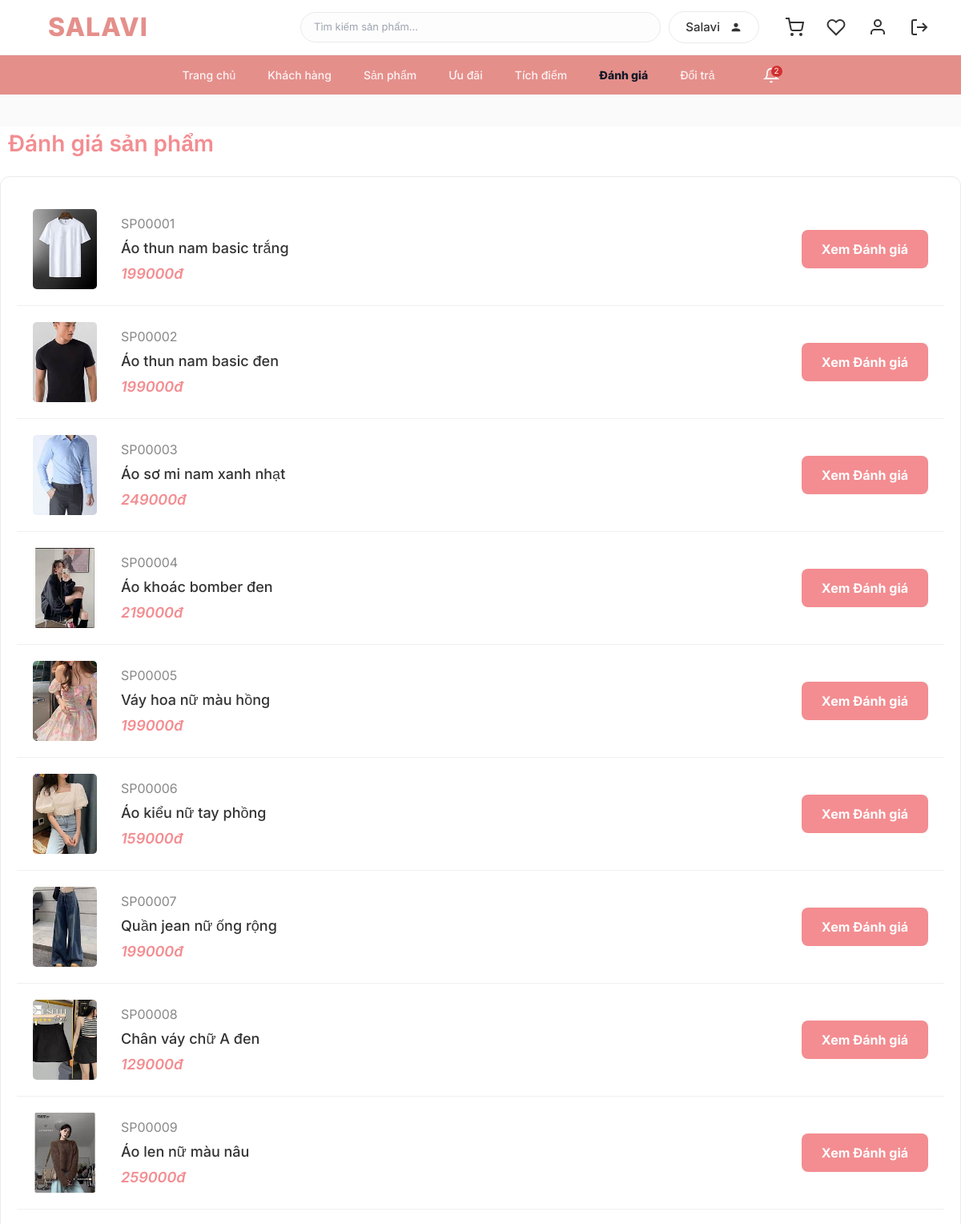
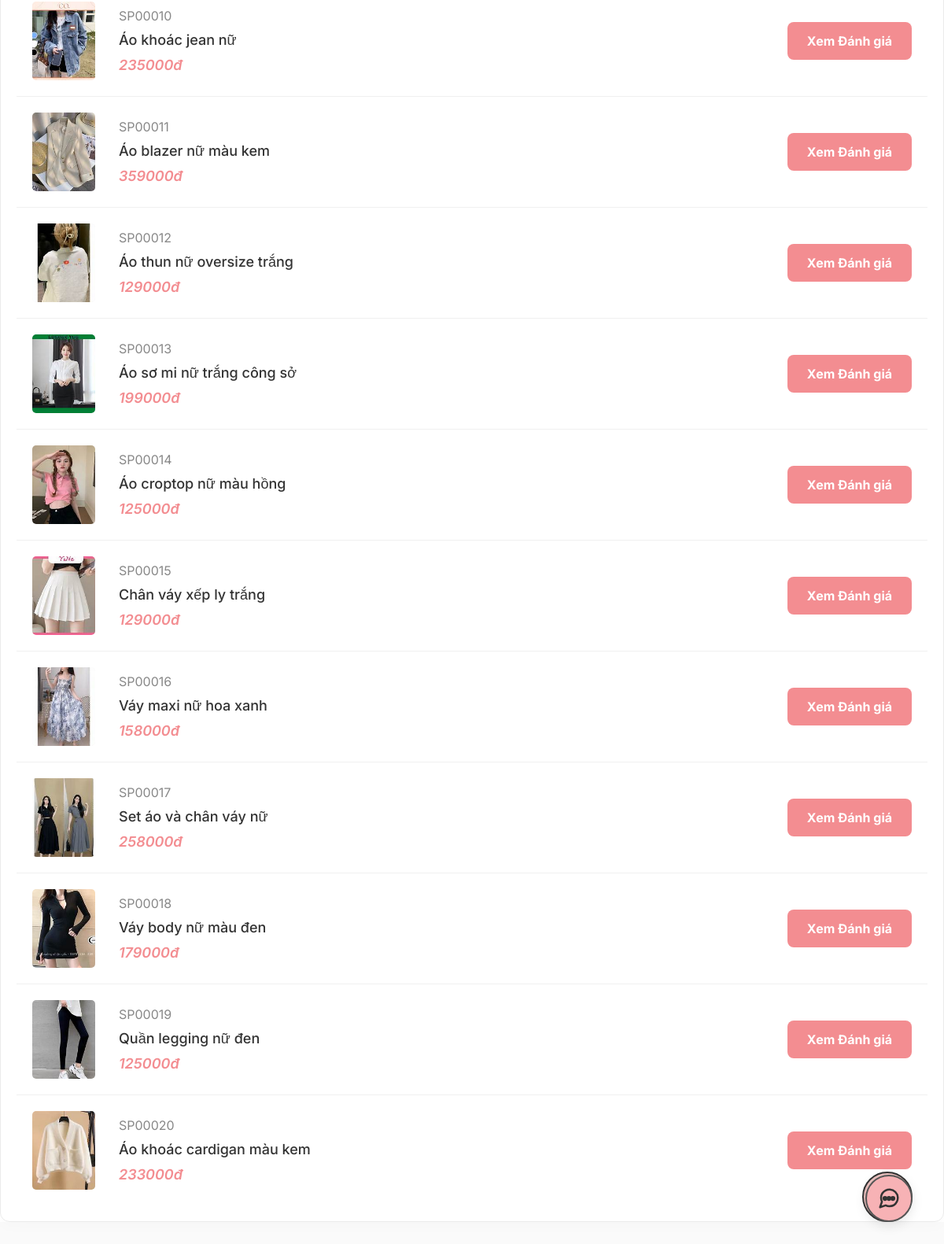
The page /danh-gia/ on the database its author committed (2 pictures, top to bottom).
### products/models.py (models this page shows, shortened)
class SanPham(models.Model):
    MaSP = models.CharField(max_length=10, primary_key=True)
    TenSP = models.CharField(max_length=100)
    MoTa = models.CharField(max_length=200, null=True, blank=True)
    Gia = models.DecimalField(max_digits=18, decimal_places=2)
    HinhAnh = models.ImageField(upload_to='sanpham/')

### cskh/views.py (the view)
# urls.py: path('danh-gia/', views.quan_ly_danh_gia_view, name='quan_ly_danh_gia'),
def quan_ly_danh_gia_view(request):
    danh_sach_sp = SanPham.objects.all()
    return render(request, 'cskh/quan_ly_danh_gia.html', {'danh_sach_sp': danh_sach_sp})

### cskh/templates/cskh/quan_ly_danh_gia.html (shortened to what this page needs)
{% extends 'base.html' %}
{% block content %}
<div class="review-container">
    <h1 class="page-title">Đánh giá sản phẩm</h1>
    <div class="product-list">
        {% for sp in danh_sach_sp %}
        <div class="product-item">
            {% if sp.HinhAnh %}
            <img src="{{ sp.HinhAnh.url }}" alt="{{ sp.TenSP }}" class="product-img">
            {% else %}
            <div class="product-img" style="display:flex; align-items:center; justify-content:center; color:#999; font-size:12px; background: #fdf2f2;">No Image</div>
            {% endif %}
            <div class="product-info">
                <div class="product-code">{{ sp.MaSP }}</div>
                <div class="product-name">{{ sp.TenSP }}</div>
                <div class="product-price">{{ sp.Gia|floatformat:0 }}đ</div>
            </div>
            <a href="{% url 'cskh:chi_tiet_danh_gia' sp.MaSP %}" class="btn-view-review">Xem Đánh giá</a>
        </div>
        {% empty %}
        <div style="text-align: center; padding: 40px; color: #777;">
            Chưa có sản phẩm nào.
        </div>
        {% endfor %}
    </div>
</div>
<div class="floating-chat">
</div>
{% endblock %}

### static/css/style.css (style rules this page uses)
* { margin: 0; padding: 0; box-sizing: border-box; font-family: 'Inter', sans-serif; }
body { background: #fafafa; color: #333; }

### cskh/templates/cskh/quan_ly_danh_gia.html (style rules this page uses)
.review-container { max-width: 1200px; margin: 40px auto; background-color: #ffffff; }
.page-title { color: #F38D91; font-size: 28px; font-weight: 600; margin-bottom: 20px; padding-left: 10px; }
.product-list { background: #fff; border-radius: 12px; border: 1px solid #ebebeb; padding: 20px; box-shadow: 0 5px 20px rgba(0, 0, 0, 0.02); }
.product-item { display: flex; align-items: center; padding: 20px; border-bottom: 1px solid #f0f0f0; }
.product-item:last-child { border-bottom: none; }
.product-img { width: 80px; height: 100px; object-fit: cover; border-radius: 5px; margin-right: 30px; background-color: #f7f7f7; }
.product-info { flex: 1; }
.product-code { color: #888; font-size: 16px; margin-bottom: 5px; }
.product-name { color: #333; font-size: 18px; font-weight: 500; margin-bottom: 5px; }
.product-price { color: #F38D91; font-size: 18px; font-weight: 600; font-style: italic; }
.btn-view-review { background-color: #F38D91; color: white; border: none; padding: 12px 25px; border-radius: 8px; font-size: 16px; font-weight: bold; cursor: pointer; transition: opacity 0.2s; text-decoration: none; display: inline-block; }
.floating-chat { position: fixed; bottom: 40px; right: 40px; width: 60px; height: 60px; background-color: #f7b2b5; border-radius: 50%; display: flex; align-items: center; justify-content: center; box-shadow: 0 4px 15px rgba(0, 0, 0, 0.1); cursor: pointer; z-index: 100; border: 2px solid #555; }
.floating-chat svg { color: #333; width: 30px; height: 30px; }

### rows shown on the page
SanPham: HinhAnh (picture), MaSP "SP00001", TenSP "Áo thun nam basic trắng", Gia "199000"
SanPham: HinhAnh (picture), MaSP "SP00002", TenSP "Áo thun nam basic đen", Gia "199000"
SanPham: HinhAnh (picture), MaSP "SP00003", TenSP "Áo sơ mi nam xanh nhạt", Gia "249000"
SanPham: HinhAnh (picture), MaSP "SP00004", TenSP "Áo khoác bomber đen", Gia "219000"
SanPham: HinhAnh (picture), MaSP "SP00005", TenSP "Váy hoa nữ màu hồng", Gia "199000"
SanPham: HinhAnh (picture), MaSP "SP00006", TenSP "Áo kiểu nữ tay phồng", Gia "159000"
SanPham: HinhAnh (picture), MaSP "SP00007", TenSP "Quần jean nữ ống rộng", Gia "199000"
SanPham: HinhAnh (picture), MaSP "SP00008", TenSP "Chân váy chữ A đen", Gia "129000"
SanPham: HinhAnh (picture), MaSP "SP00009", TenSP "Áo len nữ màu nâu", Gia "259000"
SanPham: HinhAnh (picture), MaSP "SP00010", TenSP "Áo khoác jean nữ", Gia "235000"
SanPham: HinhAnh (picture), MaSP "SP00011", TenSP "Áo blazer nữ màu kem", Gia "359000"
SanPham: HinhAnh (picture), MaSP "SP00012", TenSP "Áo thun nữ oversize trắng", Gia "129000"
SanPham: HinhAnh (picture), MaSP "SP00013", TenSP "Áo sơ mi nữ trắng công sở", Gia "199000"
SanPham: HinhAnh (picture), MaSP "SP00014", TenSP "Áo croptop nữ màu hồng", Gia "125000"
SanPham: HinhAnh (picture), MaSP "SP00015", TenSP "Chân váy xếp ly trắng", Gia "129000"
SanPham: HinhAnh (picture), MaSP "SP00016", TenSP "Váy maxi nữ hoa xanh", Gia "158000"
SanPham: HinhAnh (picture), MaSP "SP00017", TenSP "Set áo và chân váy nữ", Gia "258000"
SanPham: HinhAnh (picture), MaSP "SP00018", TenSP "Váy body nữ màu đen", Gia "179000"
SanPham: HinhAnh (picture), MaSP "SP00019", TenSP "Quần legging nữ đen", Gia "125000"
SanPham: HinhAnh (picture), MaSP "SP00020", TenSP "Áo khoác cardigan màu kem", Gia "233000"

### other values the page prints
{{ nav_notifications_count }} "2"
